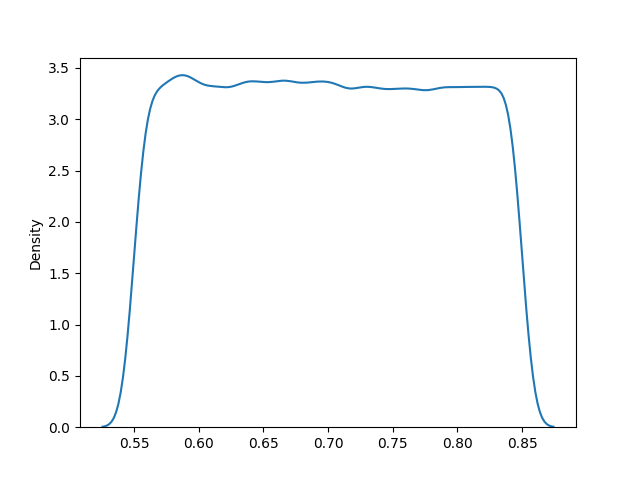
#> input picture Data_Handler/uniform.png, 640 x 480 px, given in place of v6_228_T_v2.jpg, which was not available
$ python -i TemplateMatching.py   (imports and definitions only)
#> lines starting #> are read from the running program, lines starting #| are printed output that depends on the picture; after the words box and inside, x2 and y2 are one past the last pixel; in counts of white or black regions, pixels touching at a corner belong together; pictures that were not available may be replaced by others from this repository, and a replacement may not be noted
import cv2
import numpy as np
import tensorflow as tf
import pandas as pd

def resize(image, size):
    img = tf.io.read_file(image)
    x = tf.keras.preprocessing.image.smart_resize(tf.image.decode_jpeg(img, channels=3), [size, size],
                                               interpolation='bilinear')
    tf.keras.preprocessing.image.save_img(image, x)

def match_images(name):

#> called with name = '../Data_Handler/uniform.png'
    template = cv2.imread('Template_Matching/templates/v6_228_T_v2.jpg')
#> template is the input picture: shape (480, 640, 3); mean B, G, R 251.8, 251.4, 250.7
    #template = cv2.imread('templates/v6_228_T_v2.jpg')
    original_image = cv2.imread(name)

    original_copy = original_image.copy()

    original_copy = cv2.cvtColor(np.array(original_copy), cv2.COLOR_BGR2GRAY)

    blur_t = cv2.blur(template,(5,5))
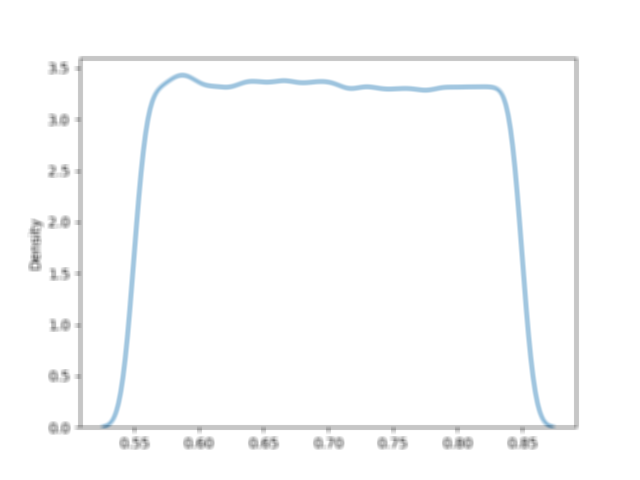
#> blur_t: shape (480, 640, 3); mean B, G, R 251.8, 251.4, 250.7
    blur = cv2.blur(original_copy,(5,5))
    template = cv2.Canny(blur_t, 125, 225)
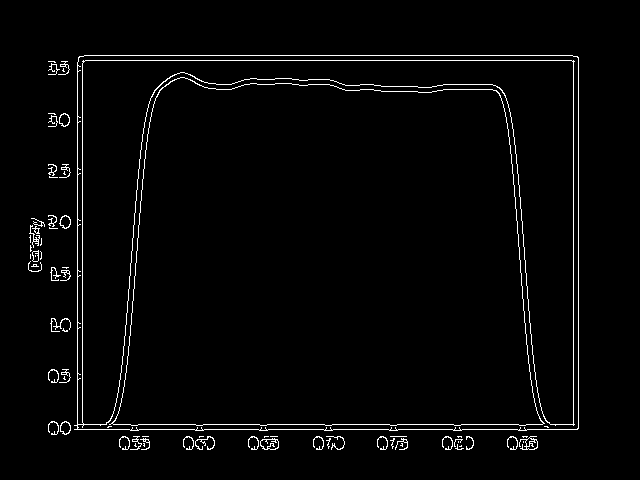
#> template: shape (480, 640); 2.5% white in thin lines or dots, all inside (x1, y1, x2, y2) = (28, 55, 579, 450)
    img = cv2.Canny(blur, 50, 100)
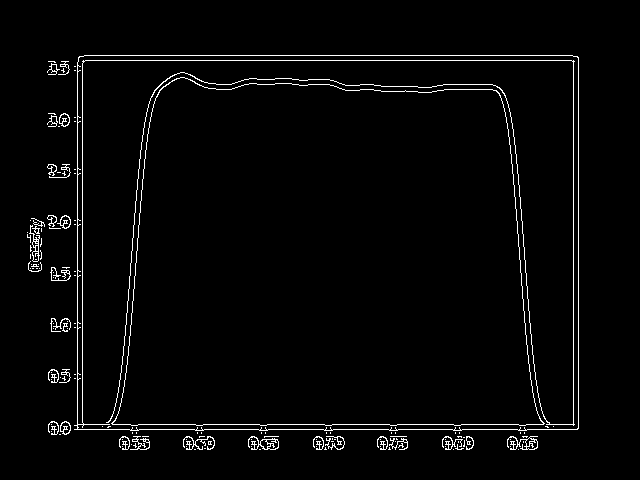
#> img: shape (480, 640); 2.7% white in thin lines or dots, all inside (x1, y1, x2, y2) = (27, 55, 579, 450)

    #cv2.imwrite('Data/Template_Matching_Results/ex1/Template_canny.jpg', template)
    w, h = template.shape[::-1]
#> w = 640; h = 480
    detected = cv2.matchTemplate(img, template, cv2.TM_CCOEFF)
#> detected = [484020288]
    min_val, max_val, min_loc, max_loc = cv2.minMaxLoc(detected)
#> min_val = 484020288; max_val = 484020288; min_loc = (0, 0); max_loc = (0, 0)

    #print (f'min_val:{min_val}, max_val:{max_val}, min_loc:{min_loc}, max_loc:{max_loc}')
    top_left = max_loc
#> top_left = (0, 0)
    bottom_right = (top_left[0] + w, top_left[1] + h)
#> bottom_right = (640, 480)
    cv2.rectangle(original_image, top_left, bottom_right, 255, 2)
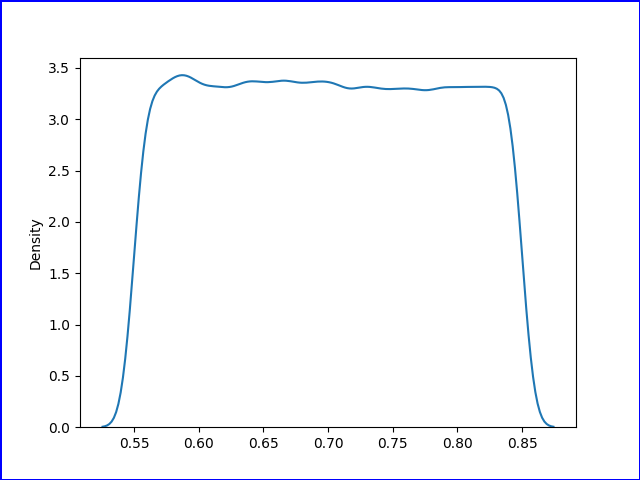
#> original_image: shape (480, 640, 3); 1.09% of pixels changed, all inside (x1, y1, x2, y2) = (0, 0, 640, 480)

    x1, y1 = top_left
#> x1 = 0; y1 = 0
    x2, y2 = bottom_right
#> x2 = 640; y2 = 480
    # removing blue frame form image
    x1 = x1 + 2
#> x1 = 2
    x2 = x2 - 2
#> x2 = 638
    y1 = y1 + 2
#> y1 = 2
    y2 = y2 - 2
#> y2 = 478

    image = original_image[y1:y2, x1:x2]
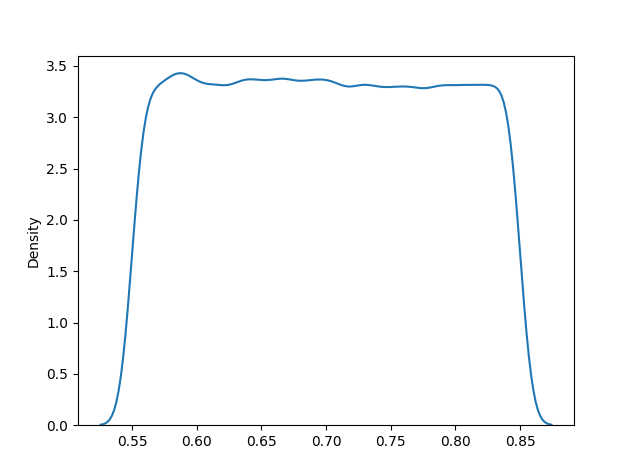
#> image: shape (476, 636, 3); mean B, G, R 251.7, 251.3, 250.7
    #image = original_copy[y1:y2, x1:x2]
    cv2.imwrite(name, image)
    #return image

def preprocess_images():
    df = pd.read_csv('Train.csv')
    for index, row in df.iterrows():
        p = row['Path']
        if (row['Frontal/Lateral'] == 'Frontal'):
            resize(p, 250)
            match_images(p)
        elif (row['Frontal/Lateral'] == 'Lateral'):
            resize(p, 224)

    df2 = pd.read_csv('Valid.csv')
    for index, row in df2.iterrows():
        p = row['Path']
        if (row['Frontal/Lateral'] == 'Frontal'):
            resize(p, 250)
            match_images(p)
        elif (row['Frontal/Lateral'] == 'Lateral'):
            resize(p, 224)

>>> result = match_images('../Data_Handler/uniform.png')
